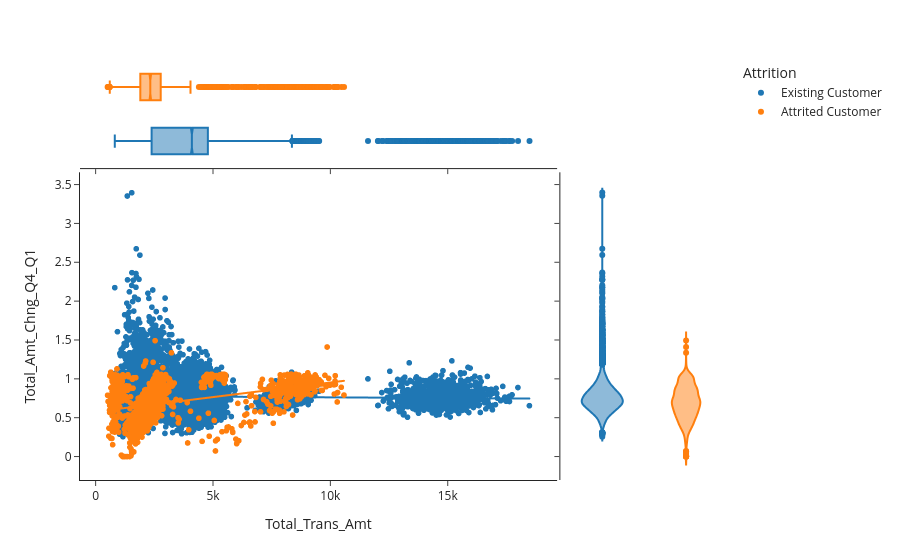

The notebook cell this image was saved under:
### Code cell
yprop = 'Total_Amt_Chng_Q4_Q1'
xprop = 'Total_Trans_Amt'
h= 'Attrition'
px.scatter(data, x=xprop, y=yprop, color=h, marginal_y="violin", marginal_x="box", trendline="ols", template="simple_white")

### Figure 1 — Plotly figure (JSON) as saved in the notebook; plotly's stock layout.template omitted (floating-point values rounded to 4 significant figures; data arrays with more than 128 entries replaced by an {"elided": "..."} marker saying what was removed)
{"data": [{"hovertemplate": "Attrition=Existing Customer<br>Total_Trans_Amt=%{x}<br>Total_Amt_Chng_Q4_Q1=%{y}<extra></extra>", "legendgroup": "Existing Customer", "marker": {"color": "#1F77B4", "symbol": "circle"}, "mode": "markers", "name": "Existing Customer", "showlegend": true, "type": "scattergl", "x": {"elided": "8500 int values"}, "xaxis": "x", "y": {"elided": "8500 float values"}, "yaxis": "y"}, {"alignmentgroup": "True", "hovertemplate": "Attrition=Existing Customer<br>Total_Trans_Amt=%{x}<extra></extra>", "legendgroup": "Existing Customer", "marker": {"color": "#1F77B4", "symbol": "circle"}, "name": "Existing Customer", "notched": true, "offsetgroup": "Existing Customer", "showlegend": false, "type": "box", "x": {"elided": "8500 int values"}, "xaxis": "x3", "yaxis": "y3"}, {"alignmentgroup": "True", "hovertemplate": "Attrition=Existing Customer<br>Total_Amt_Chng_Q4_Q1=%{y}<extra></extra>", "legendgroup": "Existing Customer", "marker": {"color": "#1F77B4", "symbol": "circle"}, "name": "Existing Customer", "offsetgroup": "Existing Customer", "scalegroup": "y", "showlegend": false, "type": "violin", "xaxis": "x2", "y": {"elided": "8500 float values"}, "yaxis": "y2"}, {"hovertemplate": "<b>OLS trendline</b><br>Total_Amt_Chng_Q4_Q1 = -1.837e-06 * Total_Trans_Amt + 0.78106<br>R<sup>2</sup>=0.000878<br><br>Attrition=Existing Customer<br>Total_Trans_Amt=%{x}<br>Total_Amt_Chng_Q4_Q1=%{y} <b>(trend)</b><extra></extra>", "legendgroup": "Existing Customer", "marker": {"color": "#1F77B4", "symbol": "circle"}, "mode": "lines", "name": "Existing Customer", "showlegend": false, "type": "scattergl", "x": {"elided": "8500 int values"}, "xaxis": "x", "y": {"elided": "8500 float values"}, "yaxis": "y"}, {"hovertemplate": "Attrition=Attrited Customer<br>Total_Trans_Amt=%{x}<br>Total_Amt_Chng_Q4_Q1=%{y}<extra></extra>", "legendgroup": "Attrited Customer", "marker": {"color": "#FF7F0E", "symbol": "circle"}, "mode": "markers", "name": "Attrited Customer", "showlegend": true, "type": "scattergl", "x": {"elided": "1627 int values"}, "xaxis": "x", "y": {"elided": "1627 float values"}, "yaxis": "y"}, {"alignmentgroup": "True", "hovertemplate": "Attrition=Attrited Customer<br>Total_Trans_Amt=%{x}<extra></extra>", "legendgroup": "Attrited Customer", "marker": {"color": "#FF7F0E", "symbol": "circle"}, "name": "Attrited Customer", "notched": true, "offsetgroup": "Attrited Customer", "showlegend": false, "type": "box", "x": {"elided": "1627 int values"}, "xaxis": "x3", "yaxis": "y3"}, {"alignmentgroup": "True", "hovertemplate": "Attrition=Attrited Customer<br>Total_Amt_Chng_Q4_Q1=%{y}<extra></extra>", "legendgroup": "Attrited Customer", "marker": {"color": "#FF7F0E", "symbol": "circle"}, "name": "Attrited Customer", "offsetgroup": "Attrited Customer", "scalegroup": "y", "showlegend": false, "type": "violin", "xaxis": "x2", "y": {"elided": "1627 float values"}, "yaxis": "y2"}, {"hovertemplate": "<b>OLS trendline</b><br>Total_Amt_Chng_Q4_Q1 = 3.75406e-05 * Total_Trans_Amt + 0.578088<br>R<sup>2</sup>=0.162550<br><br>Attrition=Attrited Customer<br>Total_Trans_Amt=%{x}<br>Total_Amt_Chng_Q4_Q1=%{y} <b>(trend)</b><extra></extra>", "legendgroup": "Attrited Customer", "marker": {"color": "#FF7F0E", "symbol": "circle"}, "mode": "lines", "name": "Attrited Customer", "showlegend": false, "type": "scattergl", "x": {"elided": "1627 int values"}, "xaxis": "x", "y": {"elided": "1627 float values"}, "yaxis": "y"}], "layout": {"legend": {"title": {"text": "Attrition"}, "tracegroupgap": 0}, "margin": {"t": 60}, "xaxis": {"anchor": "y", "domain": [0, 0.7363], "title": {"text": "Total_Trans_Amt"}}, "xaxis2": {"anchor": "y2", "domain": [0.7413, 1], "matches": "x2", "showline": false, "showticklabels": false, "ticks": ""}, "xaxis3": {"anchor": "y3", "domain": [0, 0.7363], "matches": "x", "showticklabels": false}, "xaxis4": {"anchor": "y4", "domain": [0.7413, 1], "matches": "x2", "showline": false, "showticklabels": false, "ticks": ""}, "yaxis": {"anchor": "x", "domain": [0, 0.7326], "title": {"text": "Total_Amt_Chng_Q4_Q1"}}, "yaxis2": {"anchor": "x2", "domain": [0, 0.7326], "matches": "y", "showticklabels": false}, "yaxis3": {"anchor": "x3", "domain": [0.7426, 1], "matches": "y3", "showline": false, "showticklabels": false, "ticks": ""}, "yaxis4": {"anchor": "x4", "domain": [0.7426, 1], "matches": "y3", "showline": false, "showticklabels": false, "ticks": ""}}}
